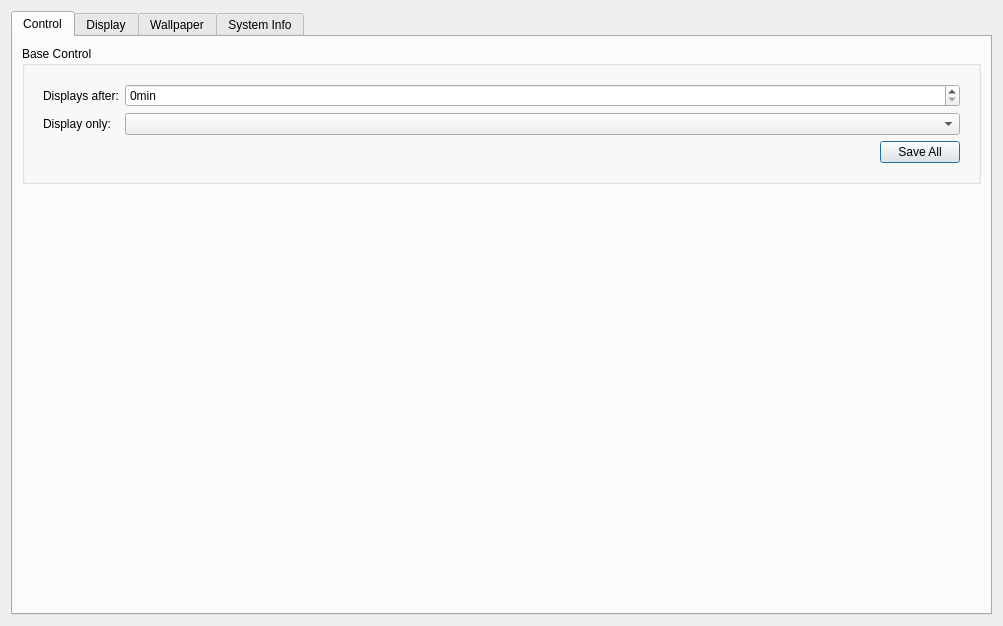
<?xml version="1.0" encoding="UTF-8"?>
<ui version="4.0">
 <class>SettingsWidget</class>
 <widget class="QWidget" name="SettingsWidget">
  <property name="geometry">
   <rect>
    <x>0</x>
    <y>0</y>
    <width>1003</width>
    <height>626</height>
   </rect>
  </property>
  <property name="windowTitle">
   <string>Form</string>
  </property>
  <layout class="QVBoxLayout" name="verticalLayout_8">
   <item>
    <widget class="QTabWidget" name="tabWidget">
     <property name="currentIndex">
      <number>0</number>
     </property>
     <widget class="QWidget" name="tab">
      <attribute name="title">
       <string>Control</string>
      </attribute>
      <layout class="QVBoxLayout" name="verticalLayout_19">
       <item>
        <widget class="QGroupBox" name="groupBox_6">
         <property name="title">
          <string>Base Control</string>
         </property>
         <layout class="QVBoxLayout" name="verticalLayout_18">
          <item>
           <widget class="QWidget" name="verticalWidgetBaseControl" native="true">
            <layout class="QVBoxLayout" name="verticalLayout_15">
             <property name="leftMargin">
              <number>9</number>
             </property>
             <property name="topMargin">
              <number>9</number>
             </property>
             <property name="rightMargin">
              <number>9</number>
             </property>
             <property name="bottomMargin">
              <number>9</number>
             </property>
             <item>
              <layout class="QVBoxLayout" name="verticalLayoutSButton"/>
             </item>
             <item>
              <layout class="QVBoxLayout" name="verticalLayout_16">
               <item>
                <layout class="QFormLayout" name="formLayout_10">
                 <item row="0" column="0">
                  <widget class="QLabel" name="label_4">
                   <property name="font">
                    <font>
                     <bold>false</bold>
                    </font>
                   </property>
                   <property name="text">
                    <string>Displays after:</string>
                   </property>
                  </widget>
                 </item>
                 <item row="0" column="1">
                  <widget class="QSpinBox" name="spinBoxStandbyTime">
                   <property name="suffix">
                    <string>min</string>
                   </property>
                  </widget>
                 </item>
                 <item row="1" column="0">
                  <widget class="QLabel" name="label_6">
                   <property name="text">
                    <string>Display only:</string>
                   </property>
                  </widget>
                 </item>
                 <item row="1" column="1">
                  <widget class="QComboBox" name="comboBoxScreen"/>
                 </item>
                </layout>
               </item>
               <item>
                <widget class="QDialogButtonBox" name="buttonBoxBaseControl">
                 <property name="standardButtons">
                  <set>QDialogButtonBox::SaveAll</set>
                 </property>
                </widget>
               </item>
              </layout>
             </item>
            </layout>
           </widget>
          </item>
         </layout>
        </widget>
       </item>
       <item>
        <spacer name="verticalSpacer_3">
         <property name="orientation">
          <enum>Qt::Vertical</enum>
         </property>
         <property name="sizeHint" stdset="0">
          <size>
           <width>20</width>
           <height>40</height>
          </size>
         </property>
        </spacer>
       </item>
      </layout>
     </widget>
     <widget class="QWidget" name="uicolor">
      <attribute name="title">
       <string>Display</string>
      </attribute>
      <layout class="QVBoxLayout" name="verticalLayout_21">
       <item>
        <widget class="QScrollArea" name="scrollArea">
         <property name="widgetResizable">
          <bool>true</bool>
         </property>
         <widget class="QWidget" name="scrollAreaWidgetContents">
          <property name="geometry">
           <rect>
            <x>0</x>
            <y>0</y>
            <width>961</width>
            <height>559</height>
           </rect>
          </property>
          <layout class="QVBoxLayout" name="verticalLayout_20">
           <item>
            <layout class="QVBoxLayout" name="verticalLayout_17">
             <item>
              <widget class="QGroupBox" name="groupBox_5">
               <property name="title">
                <string>Font</string>
               </property>
               <layout class="QVBoxLayout" name="verticalLayout_14">
                <item>
                 <layout class="QVBoxLayout" name="verticalLayout_13">
                  <item>
                   <widget class="QWidget" name="verticaWidgetFont" native="true">
                    <layout class="QVBoxLayout" name="verticalLayoutFont">
                     <property name="leftMargin">
                      <number>9</number>
                     </property>
                     <property name="topMargin">
                      <number>9</number>
                     </property>
                     <property name="rightMargin">
                      <number>9</number>
                     </property>
                     <property name="bottomMargin">
                      <number>9</number>
                     </property>
                     <item>
                      <layout class="QFormLayout" name="formLayout_8">
                       <item row="0" column="0">
                        <widget class="QLabel" name="label">
                         <property name="text">
                          <string>Font Family: </string>
                         </property>
                        </widget>
                       </item>
                       <item row="0" column="1">
                        <widget class="QFontComboBox" name="fontComboBox"/>
                       </item>
                      </layout>
                     </item>
                    </layout>
                   </widget>
                  </item>
                 </layout>
                </item>
               </layout>
              </widget>
             </item>
             <item>
              <widget class="QGroupBox" name="groupBox_2">
               <property name="title">
                <string>FontColor</string>
               </property>
               <layout class="QVBoxLayout" name="verticalLayout_4">
                <item>
                 <widget class="QWidget" name="verticalWidgetFontColor" native="true">
                  <layout class="QVBoxLayout" name="verticalLayout">
                   <property name="leftMargin">
                    <number>9</number>
                   </property>
                   <property name="topMargin">
                    <number>9</number>
                   </property>
                   <property name="rightMargin">
                    <number>9</number>
                   </property>
                   <property name="bottomMargin">
                    <number>9</number>
                   </property>
                   <item>
                    <layout class="QHBoxLayout" name="horizontalLayout_7">
                     <item>
                      <widget class="QSlider" name="HSliderFontColorRed">
                       <property name="orientation">
                        <enum>Qt::Horizontal</enum>
                       </property>
                      </widget>
                     </item>
                     <item>
                      <widget class="QLabel" name="label_font_red">
                       <property name="text">
                        <string>0</string>
                       </property>
                      </widget>
                     </item>
                    </layout>
                   </item>
                   <item>
                    <layout class="QHBoxLayout" name="horizontalLayout_8">
                     <item>
                      <widget class="QSlider" name="HSliderFontColorGreen">
                       <property name="orientation">
                        <enum>Qt::Horizontal</enum>
                       </property>
                      </widget>
                     </item>
                     <item>
                      <widget class="QLabel" name="label_font_green">
                       <property name="text">
                        <string>0</string>
                       </property>
                      </widget>
                     </item>
                    </layout>
                   </item>
                   <item>
                    <layout class="QHBoxLayout" name="horizontalLayout_9">
                     <item>
                      <widget class="QSlider" name="HSliderFontColorBlue">
                       <property name="orientation">
                        <enum>Qt::Horizontal</enum>
                       </property>
                      </widget>
                     </item>
                     <item>
                      <widget class="QLabel" name="label_font_blue">
                       <property name="text">
                        <string>0</string>
                       </property>
                      </widget>
                     </item>
                    </layout>
                   </item>
                   <item>
                    <layout class="QHBoxLayout" name="horizontalLayout_10">
                     <item>
                      <widget class="QSlider" name="HSliderFontColorAlpha">
                       <property name="orientation">
                        <enum>Qt::Horizontal</enum>
                       </property>
                      </widget>
                     </item>
                     <item>
                      <widget class="QLabel" name="label_font_alpha">
                       <property name="text">
                        <string>0</string>
                       </property>
                      </widget>
                     </item>
                    </layout>
                   </item>
                  </layout>
                 </widget>
                </item>
               </layout>
              </widget>
             </item>
            </layout>
           </item>
           <item>
            <widget class="QGroupBox" name="groupBox">
             <property name="title">
              <string>Background Color</string>
             </property>
             <layout class="QVBoxLayout" name="verticalLayout_3">
              <item>
               <widget class="QWidget" name="verticalWidgetBgColor" native="true">
                <layout class="QVBoxLayout" name="verticalLayout_2">
                 <property name="leftMargin">
                  <number>9</number>
                 </property>
                 <property name="topMargin">
                  <number>9</number>
                 </property>
                 <property name="rightMargin">
                  <number>9</number>
                 </property>
                 <property name="bottomMargin">
                  <number>9</number>
                 </property>
                 <item>
                  <layout class="QHBoxLayout" name="horizontalLayout_4">
                   <item>
                    <widget class="QSlider" name="HSliderBackgroundColorRed">
                     <property name="orientation">
                      <enum>Qt::Horizontal</enum>
                     </property>
                    </widget>
                   </item>
                   <item>
                    <widget class="QLabel" name="label_red">
                     <property name="text">
                      <string>0</string>
                     </property>
                    </widget>
                   </item>
                  </layout>
                 </item>
                 <item>
                  <layout class="QHBoxLayout" name="horizontalLayout_3">
                   <item>
                    <widget class="QSlider" name="HSliderBackgroundColorGreen">
                     <property name="orientation">
                      <enum>Qt::Horizontal</enum>
                     </property>
                    </widget>
                   </item>
                   <item>
                    <widget class="QLabel" name="label_green">
                     <property name="text">
                      <string>0</string>
                     </property>
                    </widget>
                   </item>
                  </layout>
                 </item>
                 <item>
                  <layout class="QHBoxLayout" name="horizontalLayout_2">
                   <item>
                    <widget class="QSlider" name="HSliderBackgroundColorBlue">
                     <property name="orientation">
                      <enum>Qt::Horizontal</enum>
                     </property>
                    </widget>
                   </item>
                   <item>
                    <widget class="QLabel" name="label_blue">
                     <property name="text">
                      <string>0</string>
                     </property>
                    </widget>
                   </item>
                  </layout>
                 </item>
                 <item>
                  <layout class="QHBoxLayout" name="horizontalLayout">
                   <item>
                    <widget class="QSlider" name="HSliderBackgroundColorAlpha">
                     <property name="orientation">
                      <enum>Qt::Horizontal</enum>
                     </property>
                    </widget>
                   </item>
                   <item>
                    <widget class="QLabel" name="label_alpha">
                     <property name="text">
                      <string>0</string>
                     </property>
                    </widget>
                   </item>
                  </layout>
                 </item>
                </layout>
               </widget>
              </item>
             </layout>
            </widget>
           </item>
           <item>
            <widget class="QDialogButtonBox" name="buttonBox_accept">
             <property name="standardButtons">
              <set>QDialogButtonBox::SaveAll</set>
             </property>
            </widget>
           </item>
           <item>
            <spacer name="verticalSpacer_4">
             <property name="orientation">
              <enum>Qt::Vertical</enum>
             </property>
             <property name="sizeHint" stdset="0">
              <size>
               <width>20</width>
               <height>40</height>
              </size>
             </property>
            </spacer>
           </item>
          </layout>
         </widget>
        </widget>
       </item>
      </layout>
     </widget>
     <widget class="QWidget" name="wallpaper">
      <attribute name="title">
       <string>Wallpaper</string>
      </attribute>
      <layout class="QVBoxLayout" name="verticalLayout_11">
       <item>
        <widget class="QGroupBox" name="groupBox_4">
         <property name="title">
          <string>Themes</string>
         </property>
         <layout class="QVBoxLayout" name="verticalLayout_12">
          <item>
           <widget class="QWidget" name="verticalWidgetTheme" native="true">
            <layout class="QVBoxLayout" name="verticalLayout_10">
             <property name="leftMargin">
              <number>9</number>
             </property>
             <property name="topMargin">
              <number>9</number>
             </property>
             <property name="rightMargin">
              <number>9</number>
             </property>
             <property name="bottomMargin">
              <number>9</number>
             </property>
             <item>
              <layout class="QVBoxLayout" name="customThemeEnable"/>
             </item>
             <item>
              <layout class="QGridLayout" name="gridLayout">
               <item row="0" column="0">
                <widget class="QToolButton" name="toolButtonIndex1">
                 <property name="text">
                  <string>...</string>
                 </property>
                </widget>
               </item>
               <item row="1" column="4">
                <widget class="QToolButton" name="toolButtonIndex10">
                 <property name="text">
                  <string>...</string>
                 </property>
                </widget>
               </item>
               <item row="0" column="1">
                <widget class="QToolButton" name="toolButtonIndex2">
                 <property name="text">
                  <string>...</string>
                 </property>
                </widget>
               </item>
               <item row="0" column="3">
                <widget class="QToolButton" name="toolButtonIndex4">
                 <property name="text">
                  <string>...</string>
                 </property>
                </widget>
               </item>
               <item row="1" column="3">
                <widget class="QToolButton" name="toolButtonIndex9">
                 <property name="text">
                  <string>...</string>
                 </property>
                </widget>
               </item>
               <item row="1" column="1">
                <widget class="QToolButton" name="toolButtonIndex7">
                 <property name="text">
                  <string>...</string>
                 </property>
                </widget>
               </item>
               <item row="0" column="4">
                <widget class="QToolButton" name="toolButtonIndex5">
                 <property name="text">
                  <string>...</string>
                 </property>
                </widget>
               </item>
               <item row="1" column="0">
                <widget class="QToolButton" name="toolButtonIndex6">
                 <property name="text">
                  <string>...</string>
                 </property>
                </widget>
               </item>
               <item row="1" column="2">
                <widget class="QToolButton" name="toolButtonIndex8">
                 <property name="text">
                  <string>...</string>
                 </property>
                </widget>
               </item>
               <item row="0" column="2">
                <widget class="QToolButton" name="toolButtonIndex3">
                 <property name="text">
                  <string>...</string>
                 </property>
                </widget>
               </item>
              </layout>
             </item>
            </layout>
           </widget>
          </item>
          <item>
           <spacer name="verticalSpacer">
            <property name="orientation">
             <enum>Qt::Vertical</enum>
            </property>
            <property name="sizeHint" stdset="0">
             <size>
              <width>20</width>
              <height>40</height>
             </size>
            </property>
           </spacer>
          </item>
         </layout>
        </widget>
       </item>
      </layout>
     </widget>
     <widget class="QWidget" name="systeminfo">
      <attribute name="title">
       <string>System Info</string>
      </attribute>
      <layout class="QVBoxLayout" name="verticalLayout_5">
       <item>
        <widget class="QGroupBox" name="groupBox_systeminfo">
         <property name="title">
          <string>System Info</string>
         </property>
         <layout class="QVBoxLayout" name="verticalLayout_7">
          <item>
           <widget class="QWidget" name="verticalWidgetSystemInfo" native="true">
            <layout class="QVBoxLayout" name="sysinformlayout">
             <property name="leftMargin">
              <number>9</number>
             </property>
             <property name="topMargin">
              <number>9</number>
             </property>
             <property name="rightMargin">
              <number>9</number>
             </property>
             <property name="bottomMargin">
              <number>9</number>
             </property>
             <item>
              <layout class="QFormLayout" name="formLayout">
               <item row="0" column="0">
                <widget class="QLabel" name="label_name">
                 <property name="font">
                  <font>
                   <pointsize>9</pointsize>
                   <bold>true</bold>
                  </font>
                 </property>
                 <property name="text">
                  <string>OS Name:</string>
                 </property>
                </widget>
               </item>
               <item row="0" column="1">
                <widget class="QLabel" name="label_os_name">
                 <property name="text">
                  <string>TextLabel</string>
                 </property>
                </widget>
               </item>
              </layout>
             </item>
             <item>
              <layout class="QFormLayout" name="formLayout_2">
               <item row="0" column="0">
                <widget class="QLabel" name="label_2">
                 <property name="font">
                  <font>
                   <bold>true</bold>
                  </font>
                 </property>
                 <property name="text">
                  <string>OS Version:</string>
                 </property>
                </widget>
               </item>
               <item row="0" column="1">
                <widget class="QLabel" name="label_os_version">
                 <property name="text">
                  <string>TextLabel</string>
                 </property>
                </widget>
               </item>
              </layout>
             </item>
             <item>
              <layout class="QFormLayout" name="formLayout_3">
               <item row="0" column="0">
                <widget class="QLabel" name="label_5">
                 <property name="font">
                  <font>
                   <bold>true</bold>
                  </font>
                 </property>
                 <property name="text">
                  <string>OS Kernel Version:</string>
                 </property>
                </widget>
               </item>
               <item row="0" column="1">
                <widget class="QLabel" name="label_kernel_version">
                 <property name="text">
                  <string>TextLabel</string>
                 </property>
                </widget>
               </item>
              </layout>
             </item>
             <item>
              <layout class="QFormLayout" name="formLayout_4">
               <item row="0" column="0">
                <widget class="QLabel" name="label_7">
                 <property name="font">
                  <font>
                   <bold>true</bold>
                  </font>
                 </property>
                 <property name="text">
                  <string>OS Arch:</string>
                 </property>
                </widget>
               </item>
               <item row="0" column="1">
                <widget class="QLabel" name="label_arch">
                 <property name="text">
                  <string>TextLabel</string>
                 </property>
                </widget>
               </item>
              </layout>
             </item>
             <item>
              <layout class="QFormLayout" name="formLayout_5">
               <item row="0" column="0">
                <widget class="QLabel" name="label_9">
                 <property name="font">
                  <font>
                   <bold>true</bold>
                  </font>
                 </property>
                 <property name="text">
                  <string>OS UUID:</string>
                 </property>
                </widget>
               </item>
               <item row="0" column="1">
                <widget class="QLabel" name="label_uuid">
                 <property name="text">
                  <string>TextLabel</string>
                 </property>
                </widget>
               </item>
              </layout>
             </item>
            </layout>
           </widget>
          </item>
         </layout>
        </widget>
       </item>
       <item>
        <widget class="QGroupBox" name="groupBox_3">
         <property name="title">
          <string>Setup Date</string>
         </property>
         <layout class="QVBoxLayout" name="verticalLayout_9">
          <item>
           <widget class="QWidget" name="verticalWidgetSetup" native="true">
            <property name="styleSheet">
             <string notr="true"/>
            </property>
            <layout class="QVBoxLayout" name="setuplayout">
             <property name="leftMargin">
              <number>9</number>
             </property>
             <property name="topMargin">
              <number>9</number>
             </property>
             <property name="rightMargin">
              <number>9</number>
             </property>
             <property name="bottomMargin">
              <number>9</number>
             </property>
             <item>
              <layout class="QFormLayout" name="formLayout_7">
               <item row="0" column="0">
                <widget class="QLabel" name="label_15">
                 <property name="font">
                  <font>
                   <bold>true</bold>
                  </font>
                 </property>
                 <property name="text">
                  <string>Set up date:</string>
                 </property>
                </widget>
               </item>
               <item row="0" column="1">
                <widget class="QLabel" name="label_setup_date">
                 <property name="text">
                  <string>TextLabel</string>
                 </property>
                </widget>
               </item>
              </layout>
             </item>
             <item>
              <layout class="QFormLayout" name="formLayout_6">
               <item row="0" column="0">
                <widget class="QLabel" name="label_11">
                 <property name="font">
                  <font>
                   <bold>true</bold>
                  </font>
                 </property>
                 <property name="text">
                  <string>Expiration date:</string>
                 </property>
                </widget>
               </item>
               <item row="0" column="1">
                <widget class="QLabel" name="label_expiration_date">
                 <property name="text">
                  <string>TextLabel</string>
                 </property>
                </widget>
               </item>
              </layout>
             </item>
            </layout>
           </widget>
          </item>
         </layout>
        </widget>
       </item>
       <item>
        <widget class="QLabel" name="label_contact">
         <property name="text">
          <string>&lt;a href='https://blog.csdn.net/Destiny_zc'&gt;Contact us&lt;/a&gt;</string>
         </property>
         <property name="alignment">
          <set>Qt::AlignRight|Qt::AlignTrailing|Qt::AlignVCenter</set>
         </property>
         <property name="openExternalLinks">
          <bool>true</bool>
         </property>
        </widget>
       </item>
       <item>
        <spacer name="verticalSpacer_2">
         <property name="orientation">
          <enum>Qt::Vertical</enum>
         </property>
         <property name="sizeHint" stdset="0">
          <size>
           <width>20</width>
           <height>40</height>
          </size>
         </property>
        </spacer>
       </item>
      </layout>
     </widget>
    </widget>
   </item>
  </layout>
 </widget>
 <resources/>
 <connections/>
</ui>
